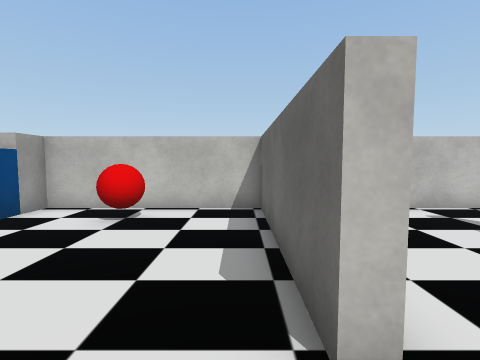
View 1 (above)

14 first-person views from a walk through a 3-D level made in the Unity game engine. The camera is 1.3 m above the floor, tilts 4° down and sees 85° across. The floor is counted in squares, 1 m on a side. Each view is taken from the middle of a square. On the plan, view 1 faces up. The plan holds only what a view shows up to about 13 squares ahead; the rest is blank. The place goes on beyond the plan. The player character is not drawn. Some surface patterns are stand-ins.

View 2
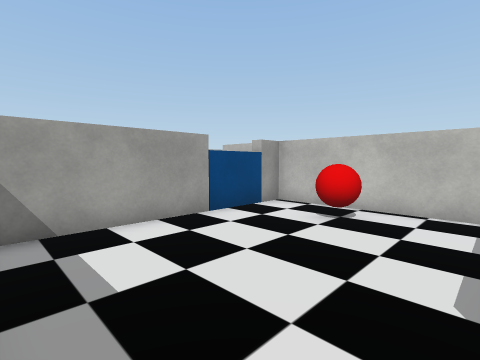

View 3
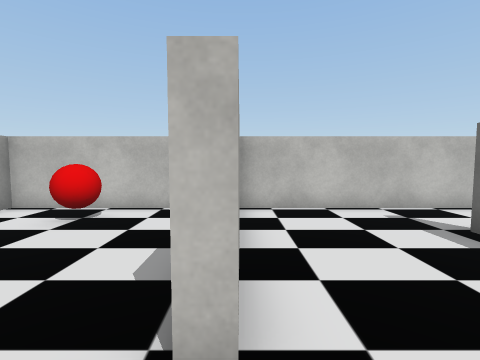

View 4
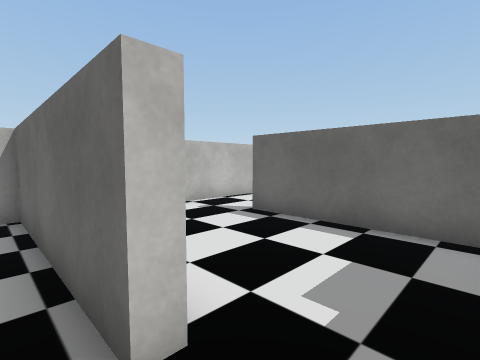

View 5
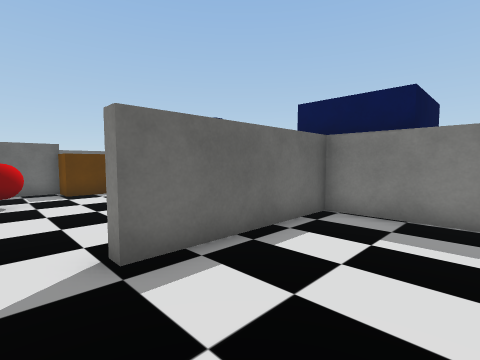

View 6
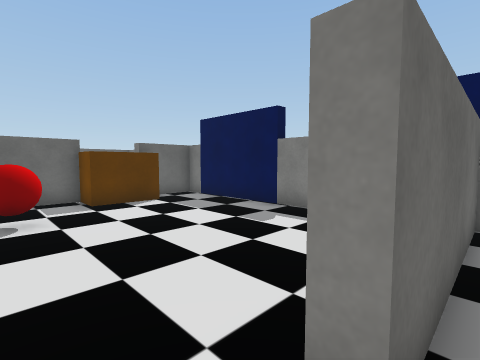

View 7
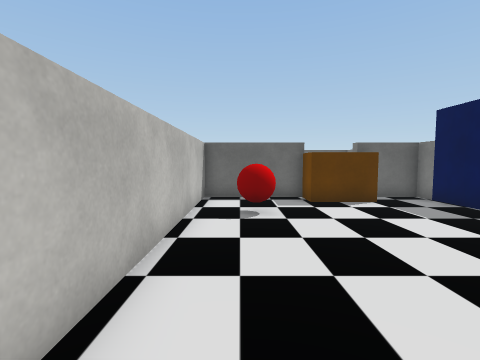

View 8
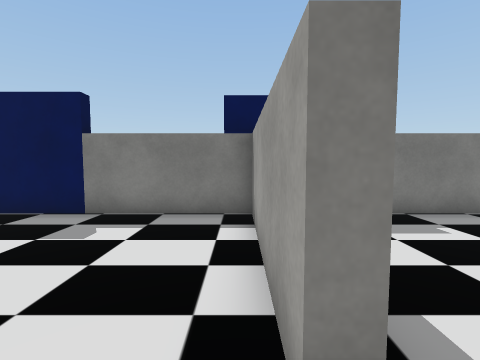

View 9
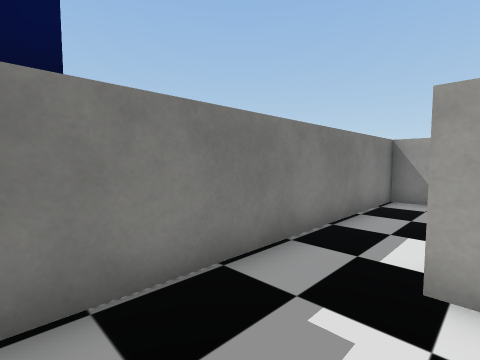

View 10
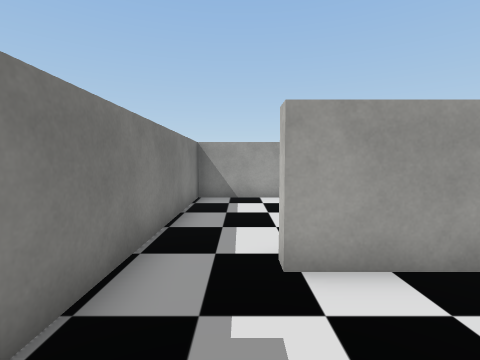

View 11
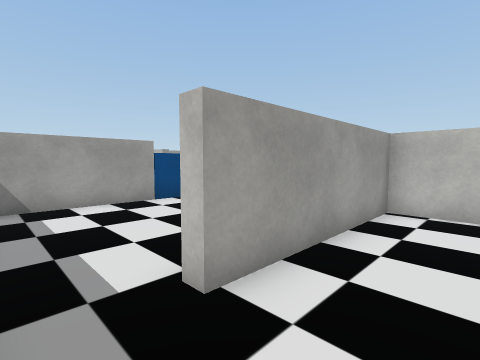

View 12
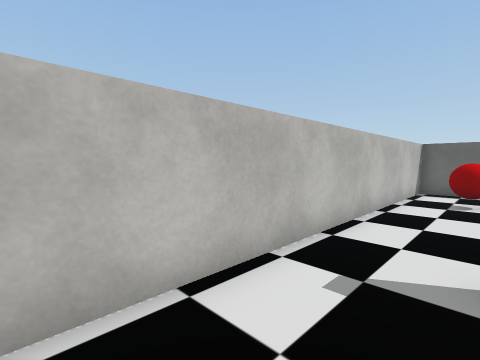

View 13
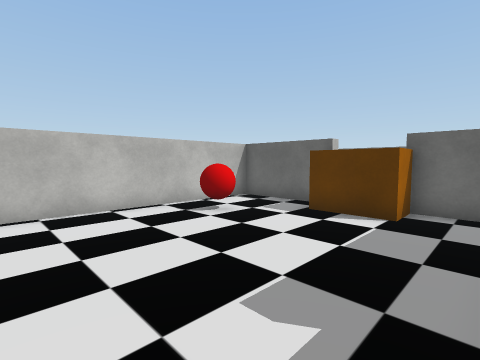

View 14
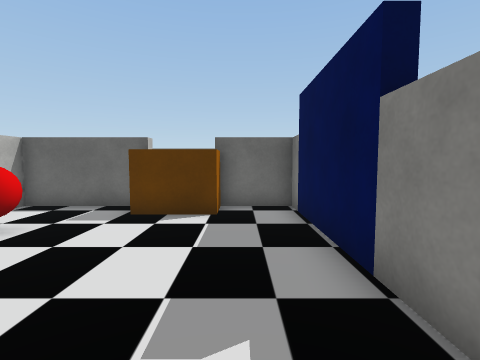

### Floor plan
Ten units are one square. View 1 is at (0, 0); x grows to the right and y downward. Boxes are objects, and circles mark ways between rooms. Rooms are numbered by the first view taken in them; rooms with no view inside come last. Other rooms are left out.
<svg viewBox="-59 -79 219 89">
<path fill="none" stroke="#000" d="M6 -15 6 -73 -54 -73 -54 5 6 5M6 5 53 5 53 -48 57 -48M65 -73 10 -73 10 -15 6 -15M146 -36 146 -74M57 -48 57 5 146 5 146 -18M149 -73 65 -73"/>
<rect x="-35" y="-65" width="20" height="20" fill="#bbb"><title>red ball</title></rect>
<rect x="105" y="-65" width="20" height="20" fill="#bbb"><title>red ball</title></rect>
<rect x="135" y="-45" width="20" height="30" fill="#bbb"><title>other object</title></rect>
<circle cx="10" cy="-5" r="3" fill="#2a7"/>
<circle cx="55" cy="-55" r="3" fill="#2a7"/>
<text x="-30" y="-30">1</text>
<text x="30" y="-30">2</text>
<text x="100" y="-30">3</text>
</svg>
Room 1 opens to room 2. Room 2 opens to room 3.

Where each view was taken, in squares from view 1:
view 1: 0 up, 0 right, facing up
view 2: 0 up, 0 right, facing up-left
view 3: 0 up, 1 right, facing up
view 4: 0 up, 0 right, facing up-right
view 5: 6 up, 2 right, facing down-right
view 6: 6 up, 5 right, facing down-right
view 7: 6 up, 5 right, facing right
view 8: 6 up, 6 right, facing down
view 9: 2 up, 4 right, facing down-left
view 10: 1 up, 4 right, facing left
view 11: 0 up, 3 right, facing up-left
view 12: 5 up, 2 right, facing up-right
view 13: 0 up, 7 right, facing up-right
view 14: 1 up, 7 right, facing right
